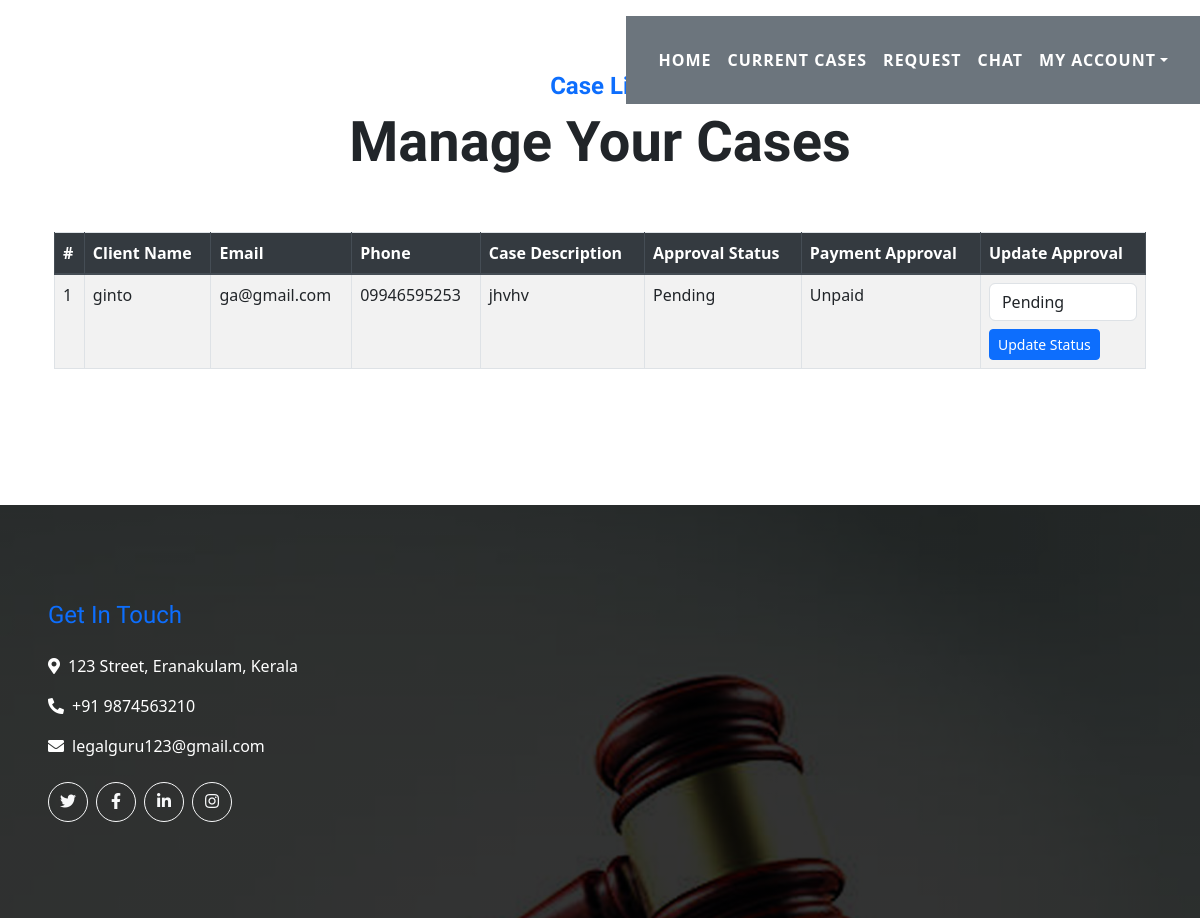
The page /Advocate/case_list (signed in) on the database as committed earlier.
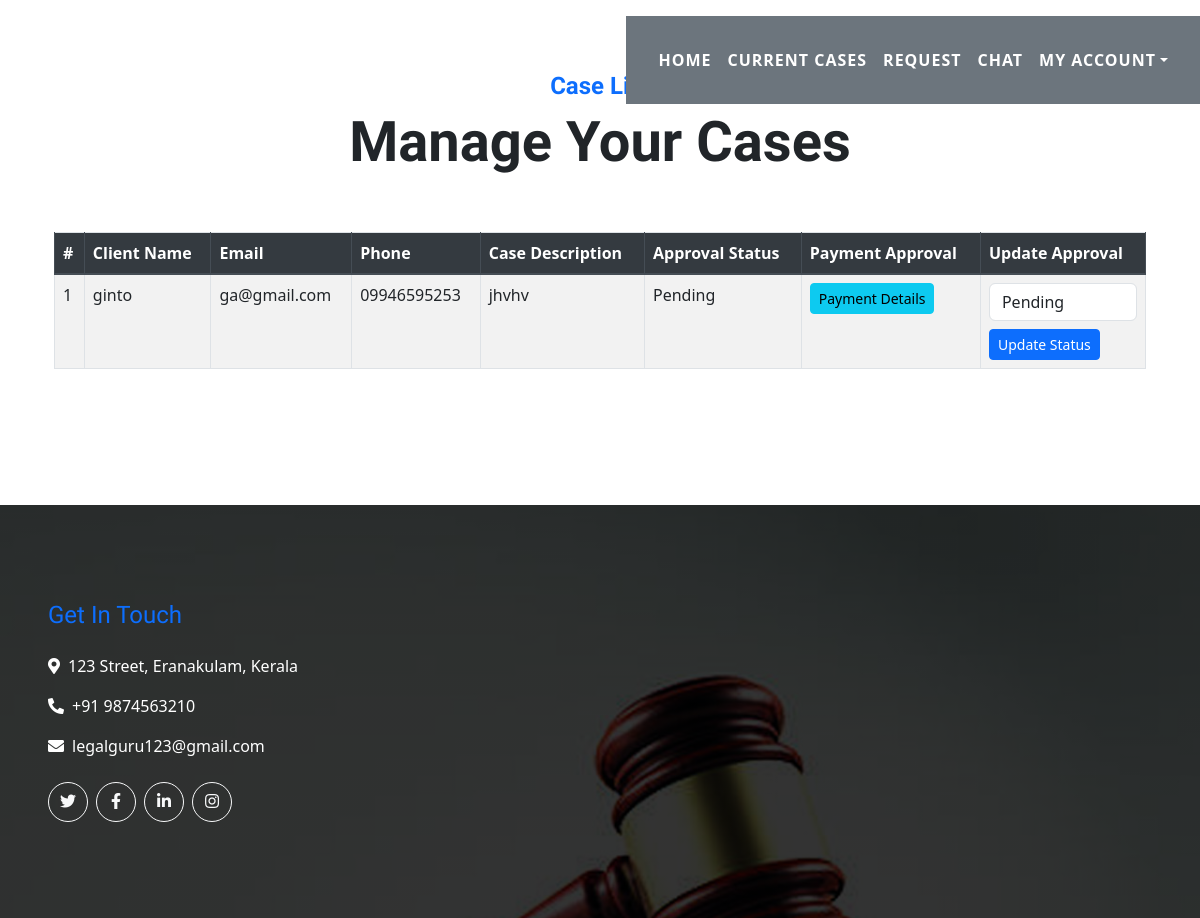
The same page on the database as committed later.
### home/models.py (models this page shows)
class CaseRequest(models.Model):
    req_id = models.AutoField(primary_key=True)
    lawyer = models.ForeignKey(AdvocateRegistration,on_delete=models.CASCADE)
    name = models.CharField(max_length=50)
    email = models.EmailField(max_length=50)
    phone = models.CharField(max_length=11)
    case_des = models.TextField()
    approval = models.CharField(max_length=50, choices=[('Approved', 'Approved'), ('Pending', 'Pending'), ('Rejected', 'Rejected')], default='Pending')
    cust_approval = models.CharField(max_length=50, choices=[('Approved', 'Approved'), ('Pending', 'Pending'), ('Rejected', 'Rejected')], default='Pending')
    payment_approval = models.CharField(max_length=50, choices=[('Paid', 'Paid'), ('Unpaid', 'Unpaid')], default='Unpaid')
    def __str__(self):
        return f"CaseRequest #{self.req_id} - {self.name}"

### Advocate/views.py (the view, shortened to what this page needs)
# urls.py: path('case_list',views.case_list,name='case_list'),
def case_list(request):
    advocate = request.user.advocateregistration
    cases = CaseRequest.objects.filter(lawyer=advocate)
    print(cases)
    return render(request, 'advcaselist.html', {'cases': cases})

### templates/advcaselist.html (shortened to what this page needs)
{% extends "advbase.html" %}
{% load static %}
{% load template_filters %}
{% block content %}
<div class="container py-5">
    <div class="d-flex flex-column text-center mb-5">
        <h4 class="text-primary font-weight-bold">Case List</h4>
        <h4 class="display-4 font-weight-bold">Manage Your Cases</h4>
    </div>
    <form method="POST">
        <table class="table table-striped table-bordered">
            <thead class="thead-dark">
                <tr>
                    <th>#</th>
                    <th>Client Name</th>
                    <th>Email</th>
                    <th>Phone</th>
                    <th>Case Description</th>
                    <th>Approval Status</th>
                    <th>Payment Approval</th>
                    <th>Update Approval</th>
                </tr>
            </thead>
            <tbody>
                {% for case in cases %}
                <tr>
                    <td>{{ case.req_id }}</td>
                    <td>{{ case.name }}</td>
                    <td>{{ case.email }}</td>
                    <td>{{ case.phone }}</td>
                    <td>{{ case.case_des }}</td>
                    <td>{{ case.approval }}</td>
                    <td>
                        {% if case.payment_approval == 'Paid' %}
                       <a href="{% url 'advpaymentlist' case.req_id %}" ><button type="button" class="btn btn-info btn-sm"
                                 >
                            Payment Details
                        </button> </a>
                        {% else %}
                        <span>Unpaid</span>
                        {% endif %}
                    </td>
                    <td>
                        <select name="approval" class="form-control">
                            <option value="Pending" {% if case.approval == 'Pending' %}selected{% endif %}>Pending</option>
                        </select>
                        <button type="submit" class="btn btn-sm btn-primary mt-2">Update Status</button>
                    </td>
                </tr>
                {% empty %}
                <tr>
                    <td colspan="8" class="text-center">No cases found.</td>
                </tr>
                {% endfor %}
            </tbody>
        </table>
    </form>
</div>
{% endblock %}

Rows that differ between the two databases and show on the page:
changed CaseRequest "ginto": payment_approval "Unpaid" → "Payment Details"
